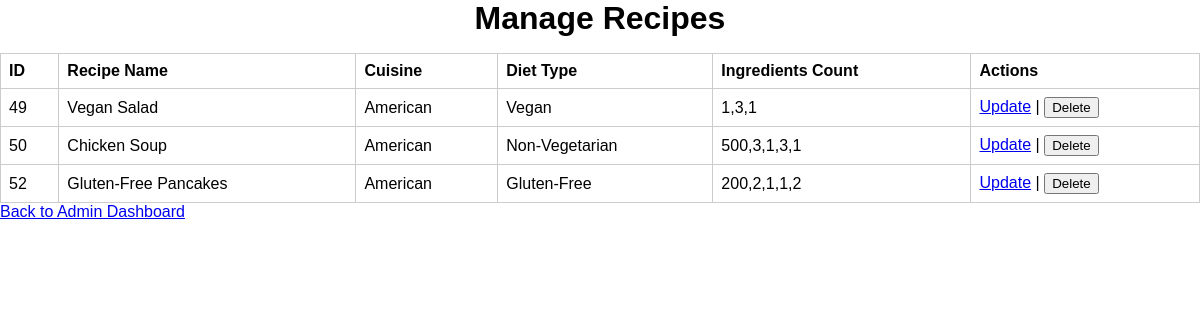
The app's page /admin/manage_recipes with its own data.
### tables this page shows
CREATE TABLE recipes (
                recipe_id INTEGER PRIMARY KEY AUTOINCREMENT,
                user_id INTEGER NOT NULL,
                recipe_name TEXT NOT NULL,
                cuisine TEXT,
                diet_type TEXT CHECK(diet_type IN ('Vegan', 'Vegetarian', 'Gluten-Free', 'Non-Vegetarian')),
                instructions TEXT NOT NULL,
                created_by INTEGER, ingredients TEXT, ingredients_count TEXT, image_name TEXT,
                FOREIGN KEY (user_id) REFERENCES users (user_id) ON DELETE CASCADE,
                FOREIGN KEY (created_by) REFERENCES users (user_id) ON DELETE SET NULL
            );

### app.py (the view)
@app.route("/admin/manage_recipes")
def manage_recipes():
    conn = sqlite3.connect('database.db')
    conn.row_factory = sqlite3.Row
    cur = conn.cursor()
    cur.execute("SELECT * FROM recipes")
    recipes = cur.fetchall()
    conn.close()
    return render_template("manage_recipes.html", recipes=recipes)

### templates/manage_recipes.html (shortened to what this page needs)
<!DOCTYPE html>
<html lang="en">
<head>
    <link rel="stylesheet" href="{{ url_for('static', filename='styles.css') }}">
</head>
<body>
    <div class="admin-container">
        <h1>Manage Recipes</h1>
        <table>
            <thead>
                <tr>
                    <th>ID</th>
                    <th>Recipe Name</th>
                    <th>Cuisine</th>
                    <th>Diet Type</th>
                    <th>Ingredients Count</th>
                    <th>Actions</th>
                </tr>
            </thead>
            <tbody>
                {% for recipe in recipes %}
                <tr>
                    <td>{{ recipe['recipe_id'] }}</td>
                    <td>{{ recipe['recipe_name'] }}</td>
                    <td>{{ recipe['cuisine'] }}</td>
                    <td>{{ recipe['diet_type'] }}</td>
                    <td>{{ recipe['ingredients_count'] }}</td>
                    <td>
                        <a href="{{ url_for('update_recipe', recipe_id=recipe['recipe_id']) }}">Update</a> |
                        <form action="{{ url_for('delete_recipe', recipe_id=recipe['recipe_id']) }}" method="POST" style="display:inline;">
                            <button type="submit" onclick="return confirm('Are you sure you want to delete this recipe?')">Delete</button>
                        </form>
                    </td>
                </tr>
                {% endfor %}
            </tbody>
        </table>
        <a href="{{ url_for('admin') }}">Back to Admin Dashboard</a>
    </div>
</body>
</html>

### static/styles.css (style rules this page uses)
body { font-family: Arial, sans-serif; margin: 0; padding: 0; }
table { width: 100%; border-collapse: collapse; margin-top: 1rem; }
th, td { border: 1px solid #ccc; padding: 0.5rem; text-align: left; }
h1 { width: fit-content; margin:auto; }

### records on screen
recipes: recipe_id "49", recipe_name "Vegan Salad", cuisine "American", diet_type "Vegan", ingredients_count "1,3,1"
recipes: recipe_id "50", recipe_name "Chicken Soup", cuisine "American", diet_type "Non-Vegetarian", ingredients_count "500,3,1,3,1"
recipes: recipe_id "52", recipe_name "Gluten-Free Pancakes", cuisine "American", diet_type "Gluten-Free", ingredients_count "200,2,1,1,2"
